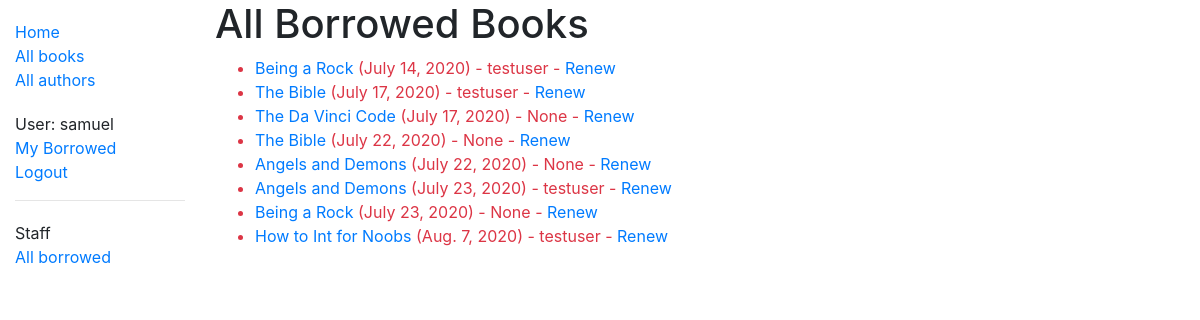
Page /catalog/borrowed/ (signed in) on the committed database.
### catalog/models.py (models this page shows, shortened)
class BookInstance(models.Model):
    id = models.UUIDField(primary_key=True, default=uuid.uuid4, help_text='Unique ID for this particular book across whole library')
    book = models.ForeignKey('Book', on_delete=models.SET_NULL, null=True)
    imprint = models.CharField(max_length=200)
    due_back = models.DateField(null=True, blank=True)
    LOAN_STATUS = (
        ('m', 'Maintenance'),
        ('o', 'On loan'),
        ('a', 'Available'),
        ('r', 'Reserved'),
    )
    status = models.CharField(
        max_length=1,
        choices=LOAN_STATUS,
        blank=True,
        default='m',
        help_text='Book availability',
    )
    borrower = models.ForeignKey(User, on_delete=models.SET_NULL, null=True, blank=True)
    class Meta:
        ordering = ['status', 'due_back']
        permissions = (("can_mark_returned", "Set book as returned"),)
    @property
    def is_overdue(self):
    	if self.due_back and date.today() > self.due_back:
    		return True
    	return False

class Book(models.Model):
    title = models.CharField(max_length=200)
    author = models.ForeignKey('Author', on_delete=models.SET_NULL, null=True)
    language = models.ForeignKey('Language', on_delete=models.SET_NULL, null=True)
    summary = models.TextField(max_length=1000, help_text='Enter a brief description of the book')
    isbn = models.CharField('ISBN', max_length=13, help_text='13 Character <a href="https://www.isbn-international.org/content/what-isbn">ISBN number</a>')
    genre = models.ManyToManyField(Genre, help_text='Select a genre for this book')
    def display_genre(self):
        """Create a string for the Genre. This is required to display genre in Admin."""
        return ', '.join(genre.name for genre in self.genre.all()[:3])
    display_genre.short_description = 'Genre'

### catalog/views.py (the view)
# urls.py: path('borrowed/', views.LoanedBooksByLibrarianListView.as_view(), name='all-borrowed'),
class LoanedBooksByLibrarianListView(PermissionRequiredMixin, generic.ListView):
	model = BookInstance
	permission_required = 'catalog.can_mark_returned'
	template_name = 'catalog/bookinstance_list_borrowed_librarian.html'
	paginate_by = 10
	def get_queryset(self):
		return BookInstance.objects.filter(status__exact='o').order_by('due_back')

### catalog/templates/catalog/bookinstance_list_borrowed_librarian.html
{% extends "catalog/base_generic.html" %}
{% block content %}
    <h1>All Borrowed Books</h1>
    {% if bookinstance_list %}
    <ul>
      {% for bookinst in bookinstance_list %}
      <li class="{% if bookinst.is_overdue %}text-danger{% endif %}">
        <a href="{% url 'book-detail' bookinst.book.pk %}">{{bookinst.book.title}}</a> ({{ bookinst.due_back }}) {% if user.is_staff %}- {{ bookinst.borrower }}{% endif %} {% if perms.catalog.can_mark_returned %}- <a href="{% url 'renew-book-librarian' bookinst.id %}">Renew</a>  {% endif %}
      </li>
      {% endfor %}
    </ul>
    {% else %}
      <p>There are no books borrowed.</p>
    {% endif %}
{% endblock %}

### catalog/templates/catalog/base_generic.html (shortened to what this page needs)
<!DOCTYPE html>
<html lang="en">
   <head>
      <link rel="stylesheet" href="https://stackpath.bootstrapcdn.com/bootstrap/4.1.3/css/bootstrap.min.css">
      {% load static %}
      <link rel="stylesheet" href="{% static 'css/styles.css' %}">
   </head>
   <body>
      <div class="container-fluid">
         <div class="row">
            <div class="col-sm-2">
               {% block sidebar %}
               <ul class="sidebar-nav">
                  <li><a href="{% url 'index' %}">Home</a></li>
                  <li><a href="{% url 'books' %}">All books</a></li>
                  <li><a href="{% url 'authors' %}">All authors</a></li>
               </ul>
               <ul class="sidebar-nav">
                  {% if user.is_authenticated %}
                  <li>User: {{ user.get_username }}</li>
                  <li><a href="{% url 'my-borrowed' %}">My Borrowed</a></li>
                  <li><a href="{% url 'logout'%}?next={{request.path}}">Logout</a></li>
                  {% else %}
                  <li><a href="{% url 'login'%}?next={{request.path}}">Login</a></li>
                  {% endif %}
               </ul>
               {% if user.is_staff %}
               <hr />
               <ul class="sidebar-nav">
                  <li>Staff</li>
                  {% if perms.catalog.can_mark_returned %}
                  <li><a href="{% url 'all-borrowed' %}">All borrowed</a></li>
                  {% endif %}
               </ul>
               {% endif %}
               {% endblock %}
            </div>
            <div class="col-sm-10 ">{% block content %}{% endblock %}</div>
         </div>
      </div>
   </body>
</html>

### catalog/static/css/styles.css (style rules this page uses)
.sidebar-nav { margin-top: 20px; padding: 0; list-style: none; }

### rows in the picture
BookInstance: book "Being a Rock", due_back "July 14, 2020", borrower "testuser"
BookInstance: book "The Bible", due_back "July 17, 2020", borrower "testuser"
BookInstance: book "The Da Vinci Code", due_back "July 17, 2020", borrower "None"
BookInstance: book "The Bible", due_back "July 22, 2020", borrower "None"
BookInstance: book "Angels and Demons", due_back "July 22, 2020", borrower "None"
BookInstance: book "Angels and Demons", due_back "July 23, 2020", borrower "testuser"
BookInstance: book "Being a Rock", due_back "July 23, 2020", borrower "None"
BookInstance: book "How to Int for Noobs", due_back "Aug. 7, 2020", borrower "testuser"

### other values in the picture
{{ user.get_username }} "samuel"
